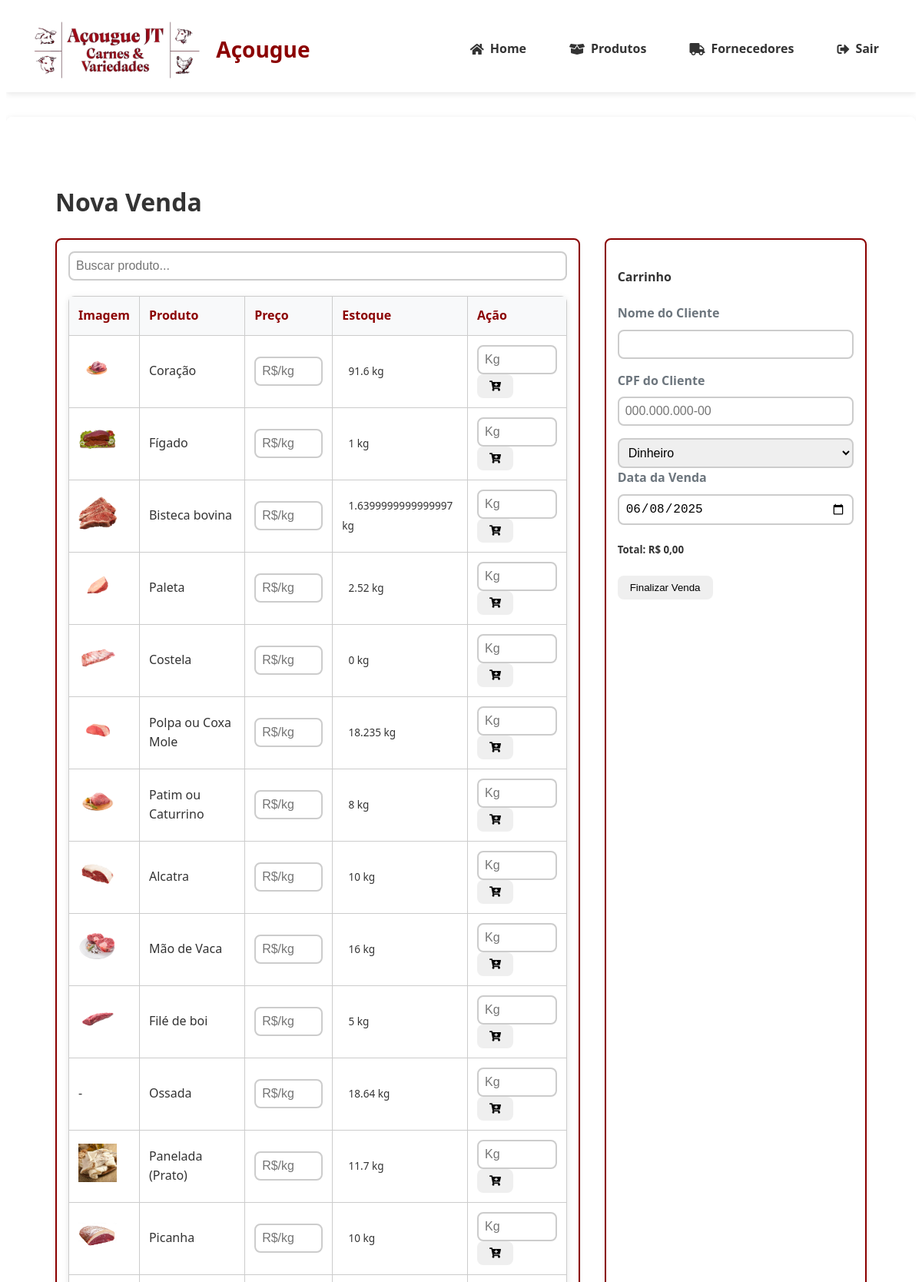
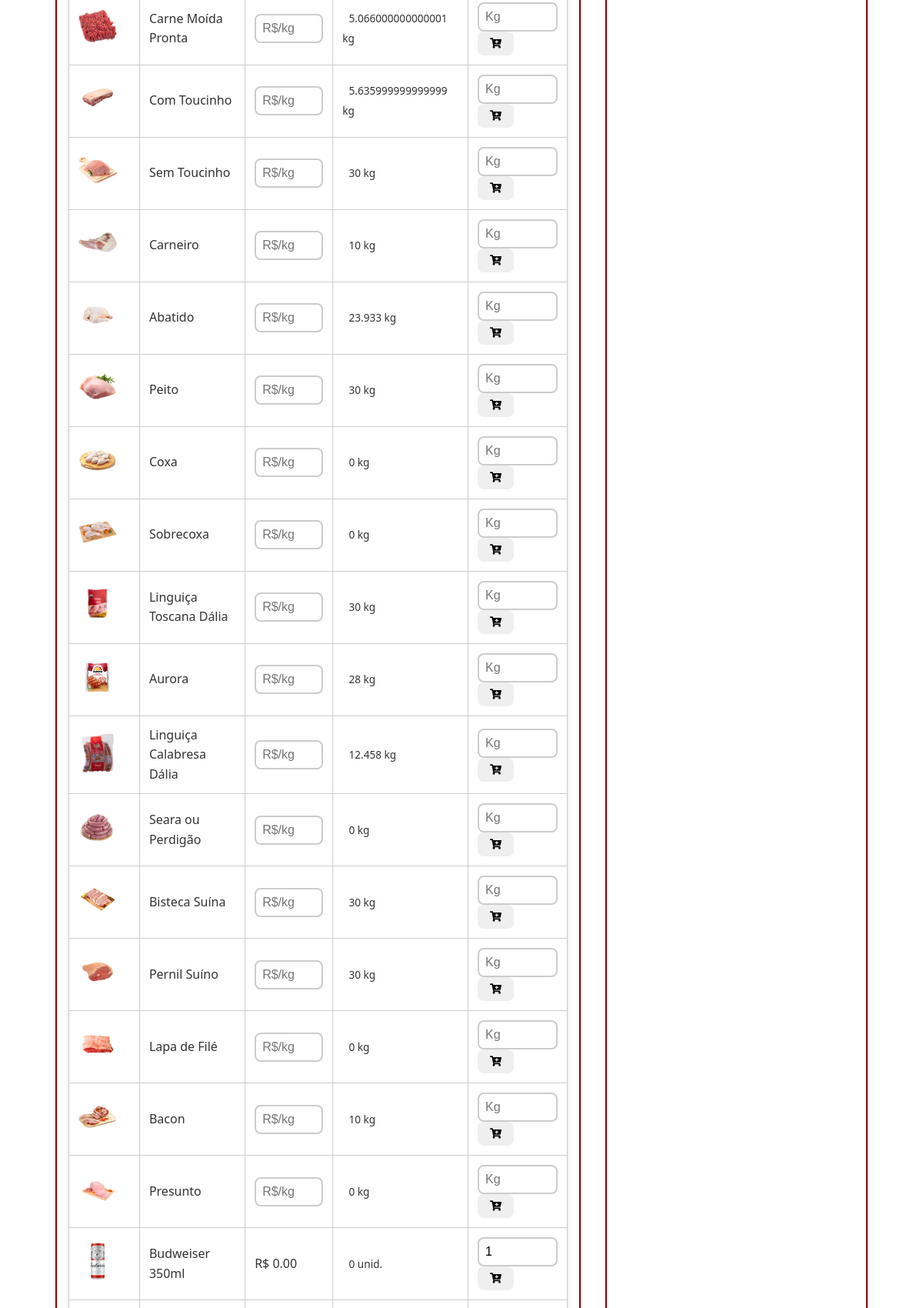
The page /vendas/nova (signed in, upper part) on the database its author committed (2 pictures, top to bottom).
### tables this page shows
CREATE TABLE produtos (
                id INTEGER PRIMARY KEY AUTOINCREMENT,
                nome TEXT NOT NULL,
                descricao TEXT,
                categoria TEXT NOT NULL,
                preco DECIMAL(10,2) NOT NULL,
                quantidade INTEGER NOT NULL,
                estoque_minimo INTEGER DEFAULT 0,
                codigo_barras TEXT UNIQUE,
                foto TEXT,
                fornecedor_id INTEGER REFERENCES fornecedores(id) ON DELETE SET NULL,
                data_validade DATE,
                created_at TIMESTAMP DEFAULT CURRENT_TIMESTAMP,
                updated_at TIMESTAMP DEFAULT CURRENT_TIMESTAMP,
                tipo_venda TEXT NOT NULL DEFAULT 'unidade'
            );

### app.py (the view, shortened to what this page needs)
@app.route('/vendas/nova', methods=['GET', 'POST'])
@login_required
def nova_venda():
    produtos = listar_produtos_simples()
    current_date = datetime.now().strftime('%Y-%m-%d')
    return render_template('vendas/nova.html', produtos=produtos, current_date=current_date)

### banco_dados.py (called while the page is built)
@contextmanager
def get_db_connection():
    db_path = os.environ.get('DB_PATH', 'acougue.db')
    conn = sqlite3.connect(f'file:{db_path}', uri=True)
    conn.row_factory = sqlite3.Row
    conn.execute("PRAGMA foreign_keys = ON")
    try:
        yield conn
    finally:
        conn.close()

def listar_produtos_simples():
    with get_db_connection() as conn:
        cursor = conn.execute("""
            SELECT id, nome, preco, quantidade, tipo_venda, foto
            FROM produtos
        """)
        return [dict(row) for row in cursor.fetchall()]

### templates/vendas/nova.html (shortened to what this page needs)
{% extends 'base.html' %}
{% block content %}
<div class="container-venda">
    <header class="mb-4">
        <h1 class="h2 text-primary">Nova Venda</h1>
    </header>
    <div class="grid-venda">
        <section class="card">
            <input type="text" id="filtro-produto" class="form-control mb-3" placeholder="Buscar produto...">
            <table class="table">
                <thead>
                    <tr>
                        <th>Imagem</th>
                        <th>Produto</th>
                        <th>Preço</th>
                        <th>Estoque</th>
                        <th class="text-center">Ação</th>
                    </tr>
                </thead>
                <tbody>
                    {% for p in produtos %}
                    <tr class="produto-item align-middle" data-id="{{ p.id }}" data-estoque="{{ p.quantidade }}" data-tipo="{{ p.tipo_venda }}">
                        <td>
                            {% if p.foto %}
                                <img src="{{ url_for('static', filename=p.foto) }}"
                                     alt="{{ p.nome }}"
                                     class="img-thumbnail"
                                     style="max-width: 50px; height: auto;">
                            {% else %}
                                <div class="no-image">-</div>
                            {% endif %}
                        </td>
                        <td>{{ p.nome }}</td>
                        <td>
                            {% if p.tipo_venda == 'quilo' %}
                                <input type="number" step="0.01" class="form-control form-control-sm preco-quilo" placeholder="R$/kg">
                            {% else %}
                                R$ {{ "%.2f"|format(p.preco) }}
                            {% endif %}
                        </td>
                        <td>
                            <span class="badge badge-estoque">
                                {{ p.quantidade }} {% if p.tipo_venda == 'quilo' %}kg{% else %}unid.{% endif %}
                            </span>
                        </td>
                        <td class="text-center">
                            {% if p.tipo_venda == 'quilo' %}
                                <input type="number" step="0.01" class="form-control form-control-sm peso-quilo" placeholder="Kg">
                            {% else %}
                                <input type="number" min="1" max="{{ p.quantidade }}" class="form-control form-control-sm quantidade-input" value="1">
                            {% endif %}
                            <button class="btn btn-sm btn-primary btn-adicionar ml-2">
                                <i class="fas fa-cart-plus"></i>
                            </button>
                        </td>
                    </tr>
                    {% else %}
                    <tr>
                        <td colspan="5" class="text-center">Nenhum produto encontrado</td>
                    </tr>
                    {% endfor %}
                </tbody>
            </table>
        </section>
        <aside class="carrinho card">
            <h4 class="mb-3">Carrinho</h4>
            <form id="form-venda">
                <div class="form-group">
                    <label for="nome_cliente">Nome do Cliente</label>
                    <input type="text" id="nome_cliente" name="nome_cliente" class="form-control" required>
                </div>
                <div class="form-group">
                    <label for="cpf">CPF do Cliente</label>
                    <input type="text" id="cpf" name="cpf" class="form-control" placeholder="000.000.000-00">
                </div>
                <div class="form-group">
                    <select id="metodo_pagamento" name="metodo_pagamento" class="form-control">
                        <option>Dinheiro</option>
                    </select>
                    <div class="form-group">
                        <label for="data_venda">Data da Venda</label>
                        <input type="date"
                            id="data_venda"
                            name="data_venda"
                            class="form-control"
                            value="{{ current_date }}"
                            required>
                    </div>
                </div>
                <div class="mb-3">
                    <h5 class="text-primary">Total: <span id="total-venda">R$ 0,00</span></h5>
                </div>
                <button type="submit" class="btn btn-primary btn-block">Finalizar Venda</button>
            </form>
        </aside>
    </div>
</div>
{% endblock %}

### static/styles.css (style rules this page uses)
:root { --primary-color: #8B0000; --secondary-color: #6e0000; --background-light: #f8f9fa; --text-dark: #333; --text-light: #fff; --border-radius: 0.5rem; --box-shadow: 0 2px 8px rgba(0,0,0,0.1); }
body { font-family: 'Segoe UI', Tahoma, Geneva, Verdana, sans-serif; color: var(--text-dark); line-height: 1.6; }
.grid-venda { display: grid; grid-template-columns: 2fr 1fr; gap: 2rem; margin-bottom: 2rem; }
.card { background: #fff; border: 2px solid var(--primary-color); border-radius: var(--border-radius); padding: 1rem; box-shadow: var(--box-shadow); }
.container-venda { padding: 2rem; max-width: 1600px; margin: 0 auto; }
.btn-adicionar { transition: transform 0.2s ease; }
*, *::before, *::after { box-sizing: border-box; }
html, body { overflow-x: hidden; }
table { width: 100%; border-collapse: collapse; margin: 1rem 0; }
th, td { padding: 12px; text-align: left; border-bottom: 1px solid #ddd; }
th { background-color: #8B0000; color: white; }
.card { background: #fff; padding: 15px; border-radius: 8px; box-shadow: 0 2px 4px rgba(0,0,0,0.1); }
table { width: 100%; border-collapse: collapse; margin: 20px 0; background: white; }

### rows shown on the page
produtos: foto (picture), nome "Coração", quantidade "91.6", tipo_venda "kg"
produtos: foto (picture), nome "Fígado", quantidade "1", tipo_venda "kg"
produtos: foto (picture), nome "Bisteca bovina", quantidade "1.6399999999999997", tipo_venda "kg"
produtos: foto (picture), nome "Paleta", quantidade "2.52", tipo_venda "kg"
produtos: foto (picture), nome "Costela", quantidade "0", tipo_venda "kg"
produtos: foto (picture), nome "Polpa ou Coxa Mole", quantidade "18.235", tipo_venda "kg"
produtos: foto (picture), nome "Patim ou Caturrino", quantidade "8", tipo_venda "kg"
produtos: foto (picture), nome "Alcatra", quantidade "10", tipo_venda "kg"
produtos: foto (picture), nome "Mão de Vaca", quantidade "16", tipo_venda "kg"
produtos: foto (picture), nome "Filé de boi", quantidade "5", tipo_venda "kg"
produtos: nome "Ossada", quantidade "18.64", tipo_venda "kg"
produtos: foto (picture), nome "Panelada (Prato)", quantidade "11.7", tipo_venda "kg"
produtos: foto (picture), nome "Picanha", quantidade "10", tipo_venda "kg"
produtos: foto (picture), nome "Carne Moída Pronta", quantidade "5.066000000000001", tipo_venda "kg"
produtos: foto (picture), nome "Com Toucinho", quantidade "5.635999999999999", tipo_venda "kg"
produtos: foto (picture), nome "Sem Toucinho", quantidade "30", tipo_venda "kg"
produtos: foto (picture), nome "Carneiro", quantidade "10", tipo_venda "kg"
produtos: foto (picture), nome "Abatido", quantidade "23.933", tipo_venda "kg"
produtos: foto (picture), nome "Peito", quantidade "30", tipo_venda "kg"
produtos: foto (picture), nome "Coxa", quantidade "0", tipo_venda "kg"
produtos: foto (picture), nome "Sobrecoxa", quantidade "0", tipo_venda "kg"
produtos: foto (picture), nome "Linguiça Toscana Dália", quantidade "30", tipo_venda "kg"
produtos: foto (picture), nome "Aurora", quantidade "28", tipo_venda "kg"
produtos: foto (picture), nome "Linguiça Calabresa Dália", quantidade "12.458", tipo_venda "kg"
produtos: foto (picture), nome "Seara ou Perdigão", quantidade "0", tipo_venda "kg"
produtos: foto (picture), nome "Bisteca Suína", quantidade "30", tipo_venda "kg"
produtos: foto (picture), nome "Pernil Suíno", quantidade "30", tipo_venda "kg"
produtos: foto (picture), nome "Lapa de Filé", quantidade "0", tipo_venda "kg"
produtos: foto (picture), nome "Bacon", quantidade "10", tipo_venda "kg"
produtos: foto (picture), nome "Presunto", quantidade "0", tipo_venda "kg"
produtos: foto (picture), nome "Budweiser 350ml", preco "0.00", quantidade "0", tipo_venda "unid."
